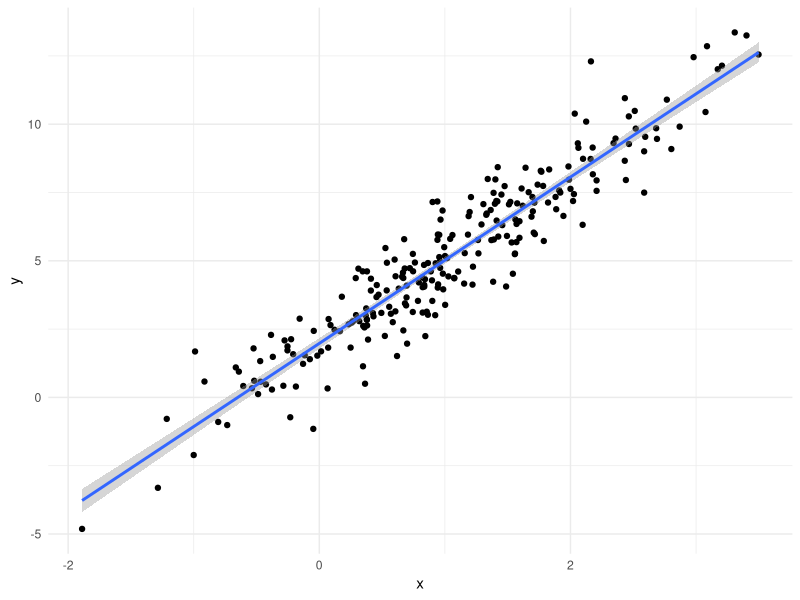
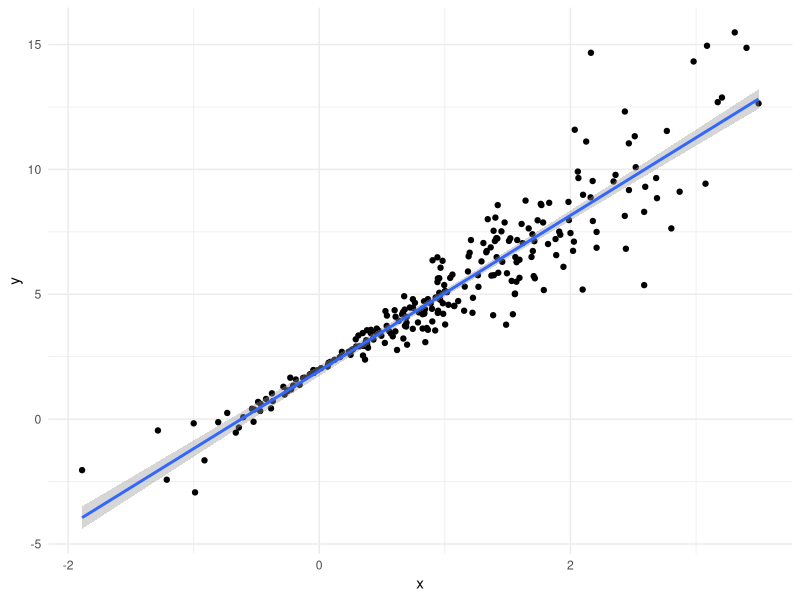
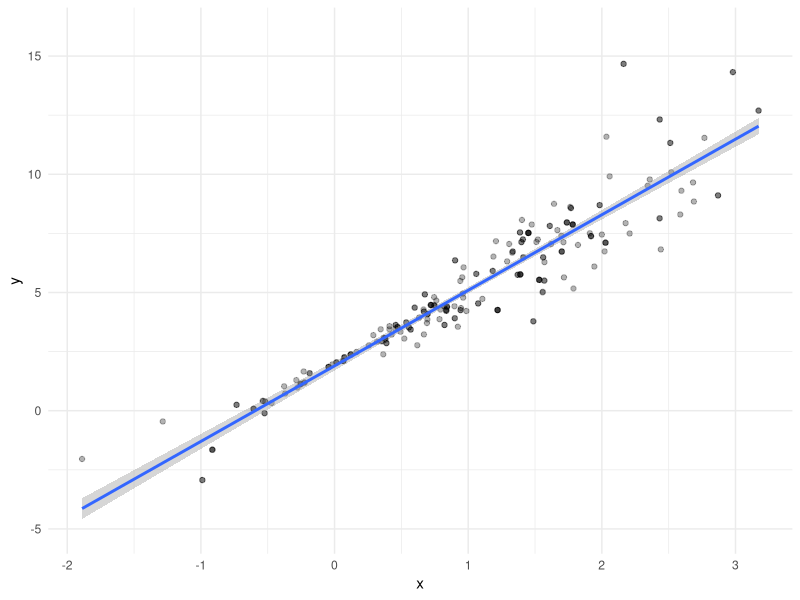

Reproduce these figures in R, in order.
## ---- chunk 1
library(tidyverse)
library(modelr)

knitr::opts_chunk$set(
  fig.width = 6,
  fig.asp = .6,
  out.width = "90%"
)

theme_set(theme_minimal() + theme(legend.position = "bottom"))

options(
  ggplot2.continuous.colour = "viridis",
  ggplot2.continuous.fill = "viridis"
)

scale_colour_discrete = scale_colour_viridis_d
scale_fill_discrete = scale_fill_viridis_d

set.seed(1)
## ---- chunk 2
n_samp <- 250

sim_df_const <- 
  tibble(
    x = rnorm(n_samp, 1, 1),
    error = rnorm(n_samp, 0, 1),
    y = 2 + 3 * x + error
  )

sim_df_nonconst <- 
  sim_df_const %>% 
  mutate(
    error = error * .75 * x,
    y = 2 + 3 * x + error
)
## ---- chunk 3
sim_df_const %>% 
  ggplot(aes(x = x, y = y)) +
  geom_point() +
  geom_smooth(method = "lm")

sim_df_nonconst %>% 
  ggplot(aes(x = x, y = y)) +
  geom_point() +
  geom_smooth(method = "lm")
## ---- chunk 4
lm(y ~ x, data = sim_df_const) %>% 
  broom::tidy()
lm(y ~ x, data = sim_df_nonconst) %>%
  broom::tidy()
## ---- chunk 5
boot_sample <- 
  function(df) {
    sample_frac(df, replace = TRUE) %>% 
      arrange(x)
  }
## ---- chunk 6
boot_sample(sim_df_nonconst) %>% 
  ggplot(aes(x = x, y = y)) +
  geom_point(alpha = 0.3) +
  geom_smooth(method = "lm") +
  ylim(-5, 16)
## ---- chunk 7
boot_sample(sim_df_nonconst) %>% 
  lm(y ~ x, data = .) %>% 
  broom::tidy()
